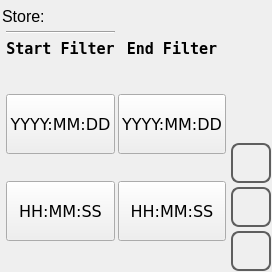
<?xml version="1.0" encoding="UTF-8"?>
<ui version="4.0">
 <class>store_filter</class>
 <widget class="QWidget" name="store_filter">
  <property name="geometry">
   <rect>
    <x>0</x>
    <y>0</y>
    <width>272</width>
    <height>272</height>
   </rect>
  </property>
  <property name="minimumSize">
   <size>
    <width>0</width>
    <height>0</height>
   </size>
  </property>
  <property name="maximumSize">
   <size>
    <width>16777215</width>
    <height>16777215</height>
   </size>
  </property>
  <property name="windowTitle">
   <string>store_filter</string>
  </property>
  <property name="styleSheet">
   <string notr="true">
</string>
  </property>
  <layout class="QHBoxLayout" name="horizontalLayout">
   <property name="spacing">
    <number>1</number>
   </property>
   <property name="leftMargin">
    <number>2</number>
   </property>
   <property name="topMargin">
    <number>1</number>
   </property>
   <property name="rightMargin">
    <number>1</number>
   </property>
   <property name="bottomMargin">
    <number>1</number>
   </property>
   <item>
    <layout class="QGridLayout" name="gridLayout">
     <property name="spacing">
      <number>0</number>
     </property>
     <item row="6" column="1">
      <widget class="QPushButton" name="pushButtonTimeStart">
       <property name="sizePolicy">
        <sizepolicy hsizetype="Minimum" vsizetype="MinimumExpanding">
         <horstretch>0</horstretch>
         <verstretch>0</verstretch>
        </sizepolicy>
       </property>
       <property name="minimumSize">
        <size>
         <width>0</width>
         <height>60</height>
        </size>
       </property>
       <property name="maximumSize">
        <size>
         <width>200</width>
         <height>100</height>
        </size>
       </property>
       <property name="font">
        <font>
         <family>DejaVu Sans</family>
         <pointsize>12</pointsize>
        </font>
       </property>
       <property name="text">
        <string>HH:MM:SS</string>
       </property>
      </widget>
     </item>
     <item row="2" column="1">
      <widget class="QLabel" name="labelIn">
       <property name="sizePolicy">
        <sizepolicy hsizetype="Expanding" vsizetype="Preferred">
         <horstretch>0</horstretch>
         <verstretch>0</verstretch>
        </sizepolicy>
       </property>
       <property name="minimumSize">
        <size>
         <width>0</width>
         <height>30</height>
        </size>
       </property>
       <property name="font">
        <font>
         <family>DejaVu Sans Mono</family>
         <pointsize>11</pointsize>
         <weight>99</weight>
         <italic>false</italic>
         <bold>true</bold>
        </font>
       </property>
       <property name="text">
        <string>Start Filter</string>
       </property>
       <property name="alignment">
        <set>Qt::AlignCenter</set>
       </property>
      </widget>
     </item>
     <item row="3" column="3">
      <spacer name="verticalSpacer_6">
       <property name="orientation">
        <enum>Qt::Vertical</enum>
       </property>
       <property name="sizeHint" stdset="0">
        <size>
         <width>10</width>
         <height>30</height>
        </size>
       </property>
      </spacer>
     </item>
     <item row="0" column="0" colspan="5">
      <widget class="QLabel" name="labelStoreName">
       <property name="minimumSize">
        <size>
         <width>0</width>
         <height>30</height>
        </size>
       </property>
       <property name="font">
        <font>
         <pointsize>12</pointsize>
        </font>
       </property>
       <property name="text">
        <string>Store: </string>
       </property>
      </widget>
     </item>
     <item row="4" column="2">
      <spacer name="horizontalSpacer_3">
       <property name="orientation">
        <enum>Qt::Horizontal</enum>
       </property>
       <property name="sizeHint" stdset="0">
        <size>
         <width>5</width>
         <height>20</height>
        </size>
       </property>
      </spacer>
     </item>
     <item row="4" column="0">
      <spacer name="horizontalSpacer">
       <property name="orientation">
        <enum>Qt::Horizontal</enum>
       </property>
       <property name="sizeHint" stdset="0">
        <size>
         <width>5</width>
         <height>20</height>
        </size>
       </property>
      </spacer>
     </item>
     <item row="2" column="3">
      <widget class="QLabel" name="labelFin">
       <property name="sizePolicy">
        <sizepolicy hsizetype="Expanding" vsizetype="Preferred">
         <horstretch>0</horstretch>
         <verstretch>0</verstretch>
        </sizepolicy>
       </property>
       <property name="minimumSize">
        <size>
         <width>0</width>
         <height>20</height>
        </size>
       </property>
       <property name="font">
        <font>
         <family>DejaVu Sans Mono</family>
         <pointsize>11</pointsize>
         <weight>99</weight>
         <italic>false</italic>
         <bold>true</bold>
        </font>
       </property>
       <property name="text">
        <string>End Filter</string>
       </property>
       <property name="alignment">
        <set>Qt::AlignCenter</set>
       </property>
      </widget>
     </item>
     <item row="4" column="1">
      <widget class="QPushButton" name="pushButtonDateStart">
       <property name="minimumSize">
        <size>
         <width>0</width>
         <height>60</height>
        </size>
       </property>
       <property name="maximumSize">
        <size>
         <width>200</width>
         <height>100</height>
        </size>
       </property>
       <property name="font">
        <font>
         <family>DejaVu Sans</family>
         <pointsize>12</pointsize>
        </font>
       </property>
       <property name="text">
        <string>YYYY:MM:DD</string>
       </property>
      </widget>
     </item>
     <item row="5" column="1">
      <spacer name="verticalSpacer_2">
       <property name="orientation">
        <enum>Qt::Vertical</enum>
       </property>
       <property name="sizeHint" stdset="0">
        <size>
         <width>10</width>
         <height>10</height>
        </size>
       </property>
      </spacer>
     </item>
     <item row="5" column="3">
      <spacer name="verticalSpacer_7">
       <property name="orientation">
        <enum>Qt::Vertical</enum>
       </property>
       <property name="sizeHint" stdset="0">
        <size>
         <width>10</width>
         <height>10</height>
        </size>
       </property>
      </spacer>
     </item>
     <item row="4" column="4">
      <spacer name="horizontalSpacer_2">
       <property name="orientation">
        <enum>Qt::Horizontal</enum>
       </property>
       <property name="sizeHint" stdset="0">
        <size>
         <width>5</width>
         <height>20</height>
        </size>
       </property>
      </spacer>
     </item>
     <item row="3" column="1">
      <spacer name="verticalSpacer_3">
       <property name="orientation">
        <enum>Qt::Vertical</enum>
       </property>
       <property name="sizeHint" stdset="0">
        <size>
         <width>10</width>
         <height>30</height>
        </size>
       </property>
      </spacer>
     </item>
     <item row="4" column="3">
      <widget class="QPushButton" name="pushButtonDateEnd">
       <property name="minimumSize">
        <size>
         <width>0</width>
         <height>60</height>
        </size>
       </property>
       <property name="maximumSize">
        <size>
         <width>200</width>
         <height>100</height>
        </size>
       </property>
       <property name="font">
        <font>
         <family>DejaVu Sans</family>
         <pointsize>12</pointsize>
        </font>
       </property>
       <property name="text">
        <string>YYYY:MM:DD</string>
       </property>
      </widget>
     </item>
     <item row="7" column="1">
      <spacer name="verticalSpacer_4">
       <property name="orientation">
        <enum>Qt::Vertical</enum>
       </property>
       <property name="sizeHint" stdset="0">
        <size>
         <width>10</width>
         <height>30</height>
        </size>
       </property>
      </spacer>
     </item>
     <item row="6" column="3">
      <widget class="QPushButton" name="pushButtonTimeEnd">
       <property name="sizePolicy">
        <sizepolicy hsizetype="Minimum" vsizetype="MinimumExpanding">
         <horstretch>0</horstretch>
         <verstretch>0</verstretch>
        </sizepolicy>
       </property>
       <property name="minimumSize">
        <size>
         <width>0</width>
         <height>60</height>
        </size>
       </property>
       <property name="maximumSize">
        <size>
         <width>200</width>
         <height>100</height>
        </size>
       </property>
       <property name="font">
        <font>
         <family>DejaVu Sans</family>
         <pointsize>12</pointsize>
        </font>
       </property>
       <property name="text">
        <string>HH:MM:SS</string>
       </property>
      </widget>
     </item>
     <item row="7" column="3">
      <spacer name="verticalSpacer_5">
       <property name="orientation">
        <enum>Qt::Vertical</enum>
       </property>
       <property name="sizeHint" stdset="0">
        <size>
         <width>10</width>
         <height>30</height>
        </size>
       </property>
      </spacer>
     </item>
     <item row="1" column="1">
      <widget class="Line" name="line">
       <property name="orientation">
        <enum>Qt::Horizontal</enum>
       </property>
      </widget>
     </item>
    </layout>
   </item>
   <item>
    <layout class="QVBoxLayout" name="verticalLayout">
     <property name="spacing">
      <number>4</number>
     </property>
     <item>
      <spacer name="verticalSpacer">
       <property name="orientation">
        <enum>Qt::Vertical</enum>
       </property>
       <property name="sizeHint" stdset="0">
        <size>
         <width>20</width>
         <height>40</height>
        </size>
       </property>
      </spacer>
     </item>
     <item>
      <widget class="QPushButton" name="pushButtonReset">
       <property name="minimumSize">
        <size>
         <width>40</width>
         <height>40</height>
        </size>
       </property>
       <property name="maximumSize">
        <size>
         <width>40</width>
         <height>40</height>
        </size>
       </property>
       <property name="styleSheet">
        <string notr="true">QPushButton
{
border: 2px solid  rgb(94, 94, 94);
border-radius: 8px;
qproperty-icon: url(:/libicons/img/Redo.png);
qproperty-iconSize: 24px 24px;
qproperty-focusPolicy: NoFocus;
}
QPushButton:pressed
{
border: 2px solid  rgb(194, 194, 194);
background-color:  rgb(255, 255, 127);
}
QPushButton:disabled
{
border: 2px solid  rgb(194, 194, 194);
}
</string>
       </property>
       <property name="text">
        <string/>
       </property>
      </widget>
     </item>
     <item>
      <widget class="QPushButton" name="pushButtonCancel">
       <property name="minimumSize">
        <size>
         <width>40</width>
         <height>40</height>
        </size>
       </property>
       <property name="maximumSize">
        <size>
         <width>40</width>
         <height>40</height>
        </size>
       </property>
       <property name="styleSheet">
        <string notr="true">QPushButton
{
border: 2px solid  rgb(94, 94, 94);
border-radius: 8px;
qproperty-icon: url(:/libicons/img/Go_back.png);
qproperty-iconSize: 24px 24px;
qproperty-focusPolicy: NoFocus;
}
QPushButton:pressed
{
border: 2px solid  rgb(194, 194, 194);
background-color:  rgb(255, 255, 127);
}
QPushButton:disabled
{
border: 2px solid  rgb(194, 194, 194);
}
</string>
       </property>
       <property name="text">
        <string/>
       </property>
      </widget>
     </item>
     <item>
      <widget class="QPushButton" name="pushButtonOk">
       <property name="minimumSize">
        <size>
         <width>40</width>
         <height>40</height>
        </size>
       </property>
       <property name="maximumSize">
        <size>
         <width>40</width>
         <height>40</height>
        </size>
       </property>
       <property name="styleSheet">
        <string notr="true">QPushButton
{
border: 2px solid  rgb(94, 94, 94);
border-radius: 8px;
qproperty-icon: url(:/libicons/img/OK.png);
qproperty-iconSize: 24px 24px;
qproperty-focusPolicy: NoFocus;
}
QPushButton:pressed
{
border: 2px solid  rgb(194, 194, 194);
background-color:  rgb(255, 255, 127);
}
QPushButton:disabled
{
border: 2px solid  rgb(194, 194, 194);
}
</string>
       </property>
       <property name="text">
        <string/>
       </property>
      </widget>
     </item>
    </layout>
   </item>
  </layout>
 </widget>
 <tabstops>
  <tabstop>pushButtonDateStart</tabstop>
  <tabstop>pushButtonTimeStart</tabstop>
  <tabstop>pushButtonDateEnd</tabstop>
  <tabstop>pushButtonTimeEnd</tabstop>
  <tabstop>pushButtonReset</tabstop>
  <tabstop>pushButtonCancel</tabstop>
  <tabstop>pushButtonOk</tabstop>
 </tabstops>
 <resources/>
 <connections/>
</ui>
